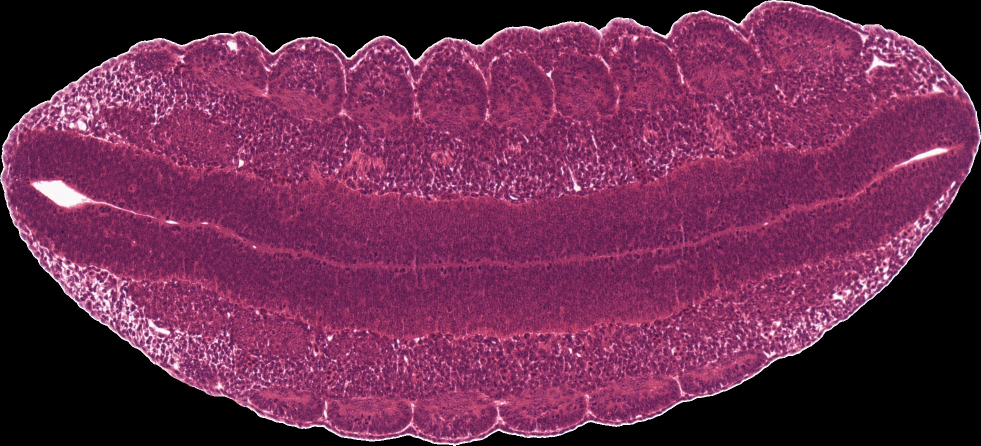
#> input picture personal_code/example_Paired_Images/single_image/p1_hist_ts17_EMA49_s03r02s01.jpg, 1962 x 891 px (shown at 1/2 size)
$ jupyter execute --allow-errors create_fake_paired_data.ipynb
#> lines starting #> are read from the running program, lines starting #| are printed output that depends on the picture
[cell 1]
import os
import cv2
import numpy as np
from image_similarity_measures.quality_metrics import ssim, fsim, psnr
from shutil import copyfile
from tqdm import tqdm
from concurrent.futures import ThreadPoolExecutor

# Function to calculate selected similarity measures
# [102 lines left out: functions calculate_similarity_metrics, convert_white_to_black_background, compute_similarity_score, compute_similarity_scores, find_top_n_pairs, save_paired_images, not called in this run]

# List all CT and Histology images
def list_images(ct_path, histology_path):
    ct_images = [os.path.join(ct_path, img) for img in os.listdir(ct_path) if img.endswith(('.tif', '.png'))]
    histology_images = [os.path.join(histology_path, img) for img in os.listdir(histology_path) if img.endswith('.jpg')]
    return ct_images, histology_images

[cell 2]
from random import sample
# Paths
ct_path = "./example_CT_images/"   #'../datasets/ct_hist_scans_preproc/trainA'
histology_path = "../datasets/new_dataset_90kV/trainB"
paired_path = "./example_Paired_Images/single_image"
n = 1  # Specify the number of top pairs to select

# Ensure the paired images directory exists
if not os.path.exists(paired_path):
    os.makedirs(paired_path)

# Main execution
#> (the rest of this cell did not finish here and is left out)

100 samplen -> herunterreduzieren (paar duplikate löschen)

chatgpt -> tmux python file mehrmals auführen
    python file mit argument als Bild
    gpu balancing

dann top 20 auswählen

dataframe wo jedes Pair mit Scores gespeichert wird.
liste sortieren

bestes auswählen
dann beste 10-20 von diesem bild auswählen (selbst entscheiden)

Script machen dass Dataframe erzeugt für 100 CT bilder mit allen histologischen Pairs (+ Scores)
Danach selbst alle Bilder mit top 20 durchgehen und pairs definieren

Computing similarity scores: 100%|██████████| 625/625 [02:35<00:00,  4.01it/s]
Pair 1: CT Image E9-5_13-03_50kV_A_Rec_E9-5_13-03_50kV_rec00000945.png is paired with Histology Image s03r02s08.jpg
Metrics: {'ssim': 0.825040640468761, 'fsim': 0.3559147212323144}
Pair 2: CT Image E9-5_13-03_50kV_A_Rec_E9-5_13-03_50kV_rec00001023.png is paired with Histology Image s04r02s06.jpg
Metrics: {'ssim': 0.8074190239931639, 'fsim': 0.35897011710714216}
Pair 3: CT Image E9-5_13-03_50kV_A_Rec_E9-5_13-03_50kV_rec00000733.png is paired with Histology Image s17r02s03.jpg
Metrics: {'ssim': 0.8034057914939216, 'fsim': 0.335732362009839}
Pair 4: CT Image E9-5_13-03_50kV_A_Rec_E9-5_13-03_50kV_rec00000678.png is paired with Histology Image s19r02s05.jpg
Metrics: {'ssim': 0.7960104858494153, 'fsim': 0.3408164647893072}
Pair 5: CT Image E9-5_13-03_50kV_B_Rec_E9-5_13-03_50kV_rec00001881.png is paired with Histology Image s05r02s08.jpg
Metrics: {'ssim': 0.7719039532498676, 'fsim': 0.34635774172962924}

[cell 3]
import cv2
import matplotlib.pyplot as plt

# Load the image
test_img = cv2.imread("./example_Paired_Images/single_image/p1_hist_ts17_EMA49_s03r02s01.jpg")
#> test_img is the input picture: shape (891, 1962, 3); mean B, G, R 78, 42.6, 106.1

# Resize the image
test_img = cv2.resize(test_img, (256, 256))
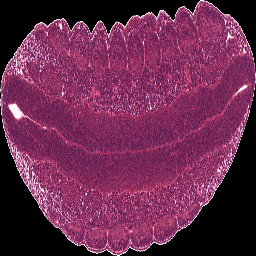
#> test_img: shape (256, 256, 3); mean B, G, R 77.8, 42.4, 105.8

# Save the image
cv2.imwrite("./test_img.jpg", test_img)

# Convert the image from BGR to RGB
test_img_rgb = cv2.cvtColor(test_img, cv2.COLOR_BGR2RGB)

# Display the image using Matplotlib
plt.imshow(test_img_rgb)
plt.axis('off')  # Hide axis
plt.show()
